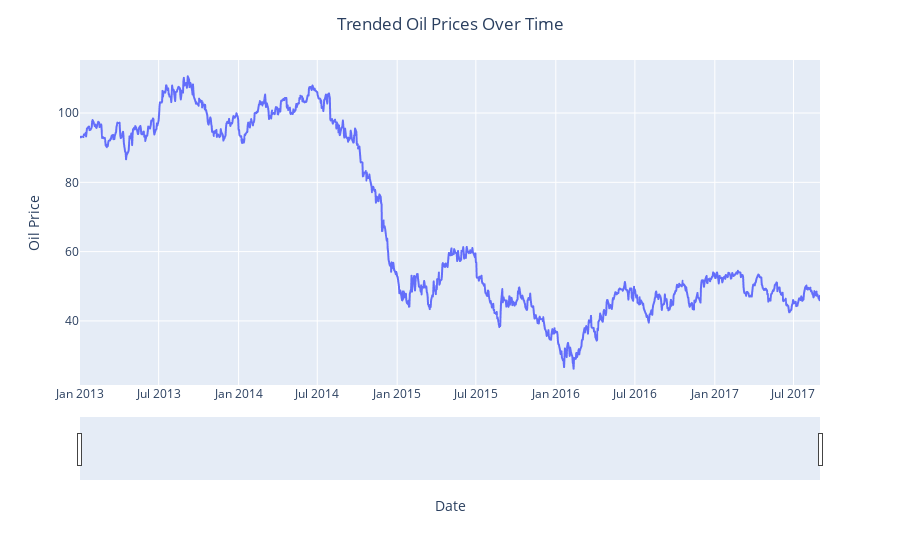

Notebook cell for this chart:
### Code cell
# Visualizing the 'dcoilwtico' column to see the effect of back fill on missing values
fig = px.line(oil_data, x='date', y='dcoilwtico')
fig.update_layout(title='Trended Oil Prices Over Time', title_x=0.5, xaxis_title='Date', yaxis_title='Oil Price')
fig.update_xaxes(rangeslider_visible=True)
fig.show()

### Figure 1 — Plotly figure (JSON) as saved in the notebook; plotly's stock layout.template omitted (floating-point values rounded to 4 significant figures; data arrays with more than 128 entries replaced by an {"elided": "..."} marker saying what was removed)
{"data": [{"hovertemplate": "date=%{x}<br>dcoilwtico=%{y}<extra></extra>", "legendgroup": "", "line": {"color": "#636efa", "dash": "solid"}, "marker": {"symbol": "circle"}, "mode": "lines", "name": "", "showlegend": false, "type": "scattergl", "x": {"elided": "1218 str values"}, "xaxis": "x", "y": {"elided": "1218 float values"}, "yaxis": "y"}], "layout": {"legend": {"tracegroupgap": 0}, "margin": {"t": 60}, "title": {"text": "Trended Oil Prices Over Time", "x": 0.5}, "xaxis": {"anchor": "y", "domain": [0, 1], "rangeslider": {"visible": true}, "title": {"text": "Date"}}, "yaxis": {"anchor": "x", "domain": [0, 1], "title": {"text": "Oil Price"}}}}
